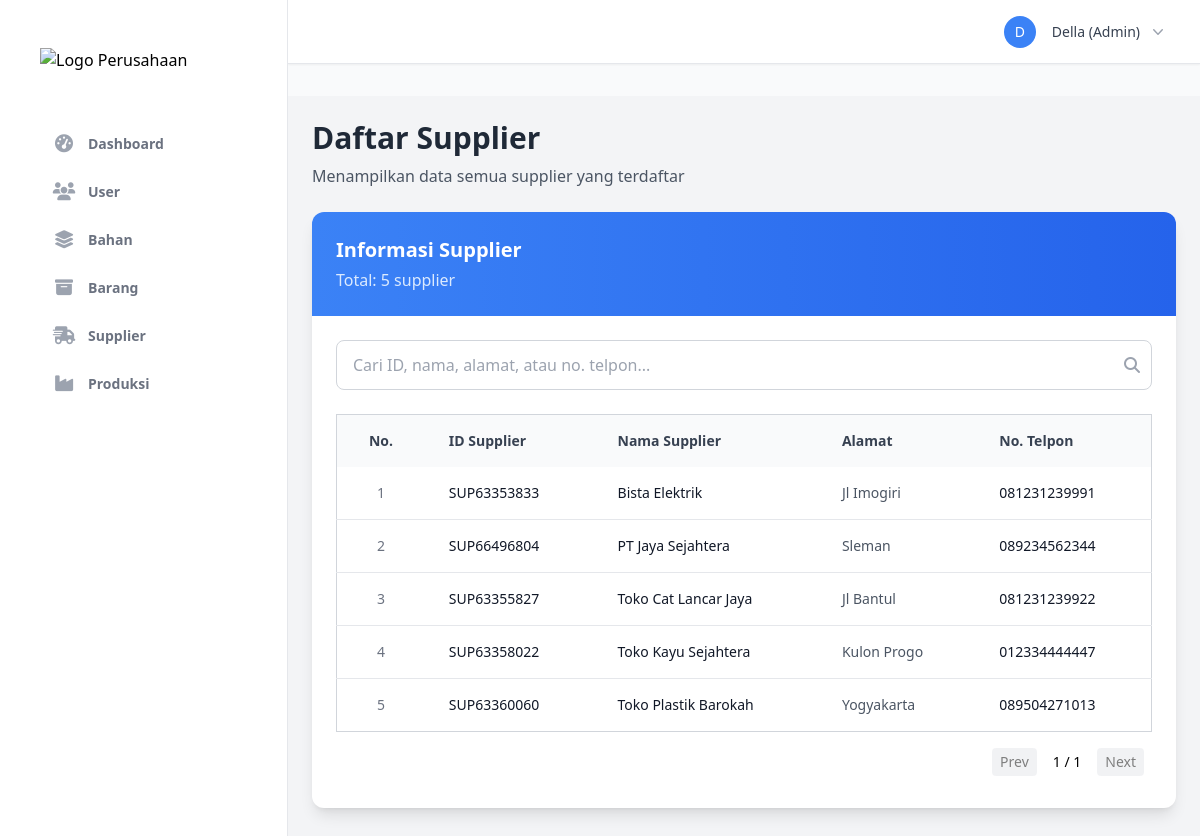
Screenshot of /pages/supplier_list.php (signed in) with the database file from the repository.
### tables this page shows
CREATE TABLE `supplier` (
  `id_supplier` varchar(25) NOT NULL,
  `nama_supplier` varchar(200) NOT NULL,
  `alamat` varchar(200) NOT NULL,
  `no_telpon` varchar(15) NOT NULL,
  PRIMARY KEY (`id_supplier`)
);

### pages/supplier_list.php (the view, shortened to what this page needs)
<?php
require_once '../config/db_connect.php';
require_once '../includes/header.php';
$search_query = $_GET['search'] ?? '';
$perPage = 10;
$page = isset($_GET['page']) ? max(1, intval($_GET['page'])) : 1;
$offset = ($page - 1) * $perPage;
$stmt = $pdo->prepare("SELECT COUNT(*) FROM supplier WHERE id_supplier LIKE :search OR nama_supplier LIKE :search OR alamat LIKE :search OR no_telpon LIKE :search");
$stmt->bindValue(':search', '%' . $search_query . '%');
$stmt->execute();
$totalItems = $stmt->fetchColumn();
$totalPages = ceil($totalItems / $perPage);
$stmt = $pdo->prepare("SELECT * FROM supplier WHERE id_supplier LIKE :search OR nama_supplier LIKE :search OR alamat LIKE :search OR no_telpon LIKE :search ORDER BY nama_supplier LIMIT :limit OFFSET :offset");
$stmt->bindValue(':search', '%' . $search_query . '%');
$stmt->bindValue(':limit', $perPage, PDO::PARAM_INT);
$stmt->bindValue(':offset', $offset, PDO::PARAM_INT);
$stmt->execute();
$suppliers = $stmt->fetchAll(PDO::FETCH_ASSOC);
?>
<head>
    <link rel="stylesheet" href="../assets/css/responsive.css">
</head>
<div class="flex min-h-screen bg-gray-100">
    <?php require_once '../includes/sidebar.php'; ?>
    <main class="flex-1 p-6">
        <div id="supplierManagement" class="section active">
            <div class="mb-6">
                <h2 class="text-3xl font-bold text-gray-800">Daftar Supplier</h2>
                <p class="text-gray-600 mt-2">Menampilkan data semua supplier yang terdaftar</p>
            </div>
            <div class="bg-white rounded-xl shadow-lg overflow-hidden">
                <div class="bg-gradient-to-r from-blue-500 to-blue-600 p-6">
                    <div class="flex justify-between items-center">
                        <div>
                            <h3 class="text-xl font-semibold text-white">Informasi Supplier</h3>
                            <p class="text-blue-100 mt-1">Total: <?php echo $totalItems; ?> supplier</p>
                        </div>
                    </div>
                </div>
                <div class="p-6">
                    <div class="mb-6 relative">
                        <input type="text" id="searchInput" name="search" class="w-full px-4 py-3 border border-gray-300 rounded-lg focus:outline-none focus:ring-2 focus:ring-blue-500 pr-10" placeholder="Cari ID, nama, alamat, atau no. telpon..." value="<?php echo htmlspecialchars($search_query); ?>">
                        <span class="absolute right-3 top-1/2 transform -translate-y-1/2 text-gray-400">
                            <i class="fas fa-search"></i>
                        </span>
                    </div>
                    <?php if (empty($suppliers)): ?>
                        <div class="text-center py-12">
                            <i class="fas fa-truck text-gray-400 text-6xl mb-4"></i>
                            <h3 class="text-xl font-semibold text-gray-600 mb-2">Belum ada supplier</h3>
                            <p class="text-gray-500">Saat ini tidak ada data supplier yang tersedia.</p>
                        </div>
                    <?php else: ?>
                        <div class="overflow-x-auto">
                            <table class="min-w-full responsive-table border border-gray-300">
                                <thead>
                                    <tr class="bg-gray-50">
                                        <th class="px-6 py-4 text-center text-sm font-semibold text-gray-700">No.</th>
                                        <th class="px-6 py-4 text-left text-sm font-semibold text-gray-700">ID Supplier</th>
                                        <th class="px-6 py-4 text-left text-sm font-semibold text-gray-700">Nama Supplier</th>
                                        <th class="px-6 py-4 text-left text-sm font-semibold text-gray-700">Alamat</th>
                                        <th class="px-6 py-4 text-left text-sm font-semibold text-gray-700">No. Telpon</th>
                                    </tr>
                                </thead>
                                <tbody class="divide-y divide-gray-200" id="suppliersTableBody">
                                    <?php
                                    $i = 1;
                                    foreach ($suppliers as $supplier): ?>
                                        <tr class="hover:bg-gray-50 transition duration-200 supplier-row" data-name="<?php echo strtolower(htmlspecialchars($supplier['id_supplier'] . ' ' . $supplier['nama_supplier'] . ' ' . $supplier['alamat'] . ' ' . $supplier['no_telpon'])); ?>">
                                            <td data-label="No." class="px-6 py-4 text-center text-sm text-gray-500"><?php echo $i++; ?></td>
                                            <td data-label="ID Supplier" class="px-6 py-4 text-sm font-medium text-gray-900"><?php echo htmlspecialchars($supplier['id_supplier']); ?></td>
                                            <td data-label="Nama Supplier" class="px-6 py-4 text-sm text-gray-900"><?php echo htmlspecialchars($supplier['nama_supplier']); ?></td>
                                            <td data-label="Alamat" class="px-6 py-4 text-sm text-gray-600"><?php echo htmlspecialchars($supplier['alamat']); ?></td>
                                            <td data-label="No. Telpon" class="px-6 py-4 text-sm text-gray-900"><?php echo htmlspecialchars($supplier['no_telpon']); ?></td>
                                        </tr>
                                    <?php endforeach; ?>
                                </tbody>
                            </table>
                        </div>
                    <?php endif; ?>
                    <div class="flex justify-end mt-2 p-2">
                        <div class="flex items-center space-x-2 text-sm">
                            <a href="?search=<?php echo urlencode($search_query); ?>&page=<?php echo max(1, $page - 1); ?>" class="px-2 py-1 bg-gray-200 rounded hover:bg-gray-300 <?php echo $page <= 1 ? 'opacity-50 cursor-not-allowed' : ''; ?>">Prev</a>
                            <span class="px-2"><?php echo $page; ?> / <?php echo $totalPages; ?></span>
                            <a href="?search=<?php echo urlencode($search_query); ?>&page=<?php echo min($totalPages, $page + 1); ?>" class="px-2 py-1 bg-gray-200 rounded hover:bg-gray-300 <?php echo $page >= $totalPages ? 'opacity-50 cursor-not-allowed' : ''; ?>">Next</a>
                        </div>
                    </div>
                </div>
            </div>
        </div>
    </main>
</div>
<?php require_once '../includes/footer.php'; ?>

### rows the page displays
supplier: id_supplier "SUP63353833", nama_supplier "Bista Elektrik", alamat "Jl Imogiri", no_telpon "081231239991"
supplier: id_supplier "SUP66496804", nama_supplier "PT Jaya Sejahtera", alamat "Sleman", no_telpon "089234562344"
supplier: id_supplier "SUP63355827", nama_supplier "Toko Cat Lancar Jaya", alamat "Jl Bantul", no_telpon "081231239922"
supplier: id_supplier "SUP63358022", nama_supplier "Toko Kayu Sejahtera", alamat "Kulon Progo", no_telpon "012334444447"
supplier: id_supplier "SUP63360060", nama_supplier "Toko Plastik Barokah", alamat "Yogyakarta", no_telpon "089504271013"

### other values shown
$item['name'] "Dashboard"
$item['name'] "User"
$item['name'] "Bahan"
$item['name'] "Barang"
$item['name'] "Supplier"
$item['name'] "Produksi"
substr($currentUser['username'], 0, 1) "D"
$currentUser['username'] "Della"
$currentUser['level'] "Admin"
$totalItems "5"
$page "1"
$totalPages "1"
